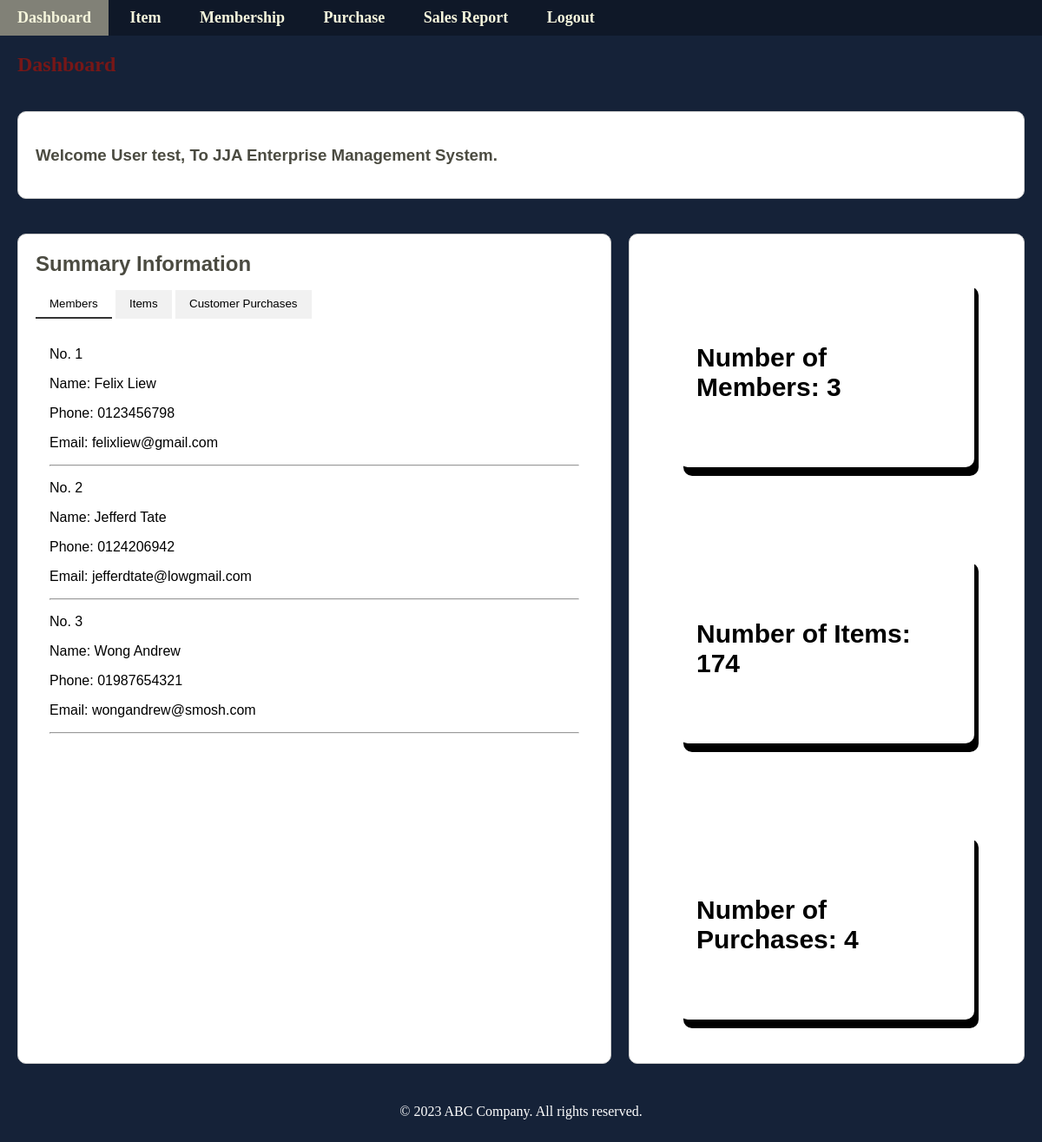
Screenshot of /index.php (signed in) with the database file from the repository.
### tables this page shows
CREATE TABLE `members` (
  `id` int(11) NOT NULL,
  `name` varchar(255) NOT NULL,
  `email` varchar(255) NOT NULL,
  `phone` varchar(20) NOT NULL
);

### index.php (the view, shortened to what this page needs)
<?php
$dbServername = "projectx.cmhc15dvku39.us-east-1.rds.amazonaws.com";
$dbUsername = "admin";
$dbPassword = "JJA_123456";
$dbName = "customermanagementdb";
$dbPort = 3306;
$conn = mysqli_connect($dbServername, $dbUsername, $dbPassword, $dbName, $dbPort);
$sqlCount = "SELECT COUNT(*) AS customer_count FROM members";
$resultCount = mysqli_query($conn, $sqlCount);
$customerCount = 0;
if ($resultCount && mysqli_num_rows($resultCount) > 0) {
  $row = mysqli_fetch_assoc($resultCount);
  $customerCount = $row['customer_count'];
}
$sqlCustomers = "SELECT * FROM members";
$resultCustomers = mysqli_query($conn, $sqlCustomers);
$sqlTotalQuantity = "SELECT SUM(item_quantity) AS total_quantity FROM cust_item";
$resultTotalQuantity = mysqli_query($conn, $sqlTotalQuantity);
if ($resultTotalQuantity && mysqli_num_rows($resultTotalQuantity) > 0) {
  $rowTotalQuantity = mysqli_fetch_assoc($resultTotalQuantity);
  $itemTotalQuantity = $rowTotalQuantity['total_quantity'];
} else {
  $itemTotalQuantity = 0;
}
$sqlPurchaseCount = "SELECT COUNT(*) AS purchase_count FROM purchases";
$resultPurchaseCount = mysqli_query($conn, $sqlPurchaseCount);
$purchaseCount = 0;
if ($resultPurchaseCount && mysqli_num_rows($resultPurchaseCount) > 0) {
  $rowPurchaseCount = mysqli_fetch_assoc($resultPurchaseCount);
  $purchaseCount = $rowPurchaseCount['purchase_count'];
}
$username = $_SESSION['username'];
?>
<!DOCTYPE html>
<html>
<head>
  <link rel="stylesheet" href="css/dashboard.css">
</head>
<body>
  <div id="navbarContainer"></div>
  <h2 style="margin-left: 20px;color: #771717;">Dashboard</h2>
  <section id="notSoMain">
    <div class="widgetout">
      <h3>Welcome User <?php echo $username; ?>, To JJA Enterprise Management System.</h3>
    </div>
  </section>
  <section id="main">
    <div class="widget">
      <h2>Summary Information</h2>
      <div class="tab-buttons">
        <button class="tab-button active" data-table-id="customer-table">Members</button>
        <button class="tab-button" data-table-id="item-table">Items</button>
        <button class="tab-button" data-table-id="purchase-table">Customer Purchases</button>
      </div>
      <div class="data-table active" id="customer-table">
        <?php
        if ($resultCustomers && mysqli_num_rows($resultCustomers) > 0) {
          $rowNumber = 1;
          while ($customer = mysqli_fetch_assoc($resultCustomers)) {
            echo "<p>No. " . $rowNumber . "</p>";
            echo "<p>Name: " . $customer['name'] . "</p>";
            echo "<p>Phone: " . $customer['phone'] . "</p>";
            echo "<p>Email: " . $customer['email'] . "</p>";
            echo "<hr>";
            $rowNumber++;
          }
        } else {
          echo "No customers found.";
        }
        ?>
      </div>
    </div>
    <div class="widget" style="display: flex; flex-direction: column; justify-content: space-between; align-items: center; padding-top: 50px; padding-bottom: 50px;">
      <div class="widget" style="display: flex; flex-direction: column; justify-content: space-between; align-items: center; padding-top: 50px; padding-bottom: 50px; border-style:none; box-shadow:5px 10px;margin-bottom:100px;width:300px;">
        <h1 style="font-size: 30px;">Number of Members: <?php echo $customerCount; ?></h1>
      </div>
      <div class="widget" style="display: flex; flex-direction: column; justify-content: space-between; align-items: center; padding-top: 50px; padding-bottom: 50px;border-style:none; box-shadow:5px 10px;margin-bottom:100px; width:300px;">
        <h1 style="font-size: 30px;">Number of Items: <?php echo $itemTotalQuantity; ?></h1>
      </div>
      <div class="widget" style="display: flex; flex-direction: column; justify-content: space-between; align-items: center; padding-top: 50px; padding-bottom: 50px;border-style:none; box-shadow:5px 10px;width:300px;">
        <h1 style="font-size: 30px;">Number of Purchases: <?php echo $purchaseCount; ?></h1>
      </div>
    </div>
  </section>
  <footer>
    <p>&copy; 2023 ABC Company. All rights reserved.</p>
  </footer>
</body>
</html>

### css/dashboard.css (style rules this page uses)
body { margin: 0; padding: 0; background-color: #152238; display: grid; grid-template-rows: auto 1fr auto; min-height: 100vh; }
section div h2 { color: #4b4b41; font-family: Impact, Haettenschweiler, 'Arial Narrow Bold', sans-serif; }
.widgetout { color: #4b4b41; font-family: Impact, Haettenschweiler, 'Arial Narrow Bold', sans-serif; padding: 20px; background-color: #ffffff; border: 1px solid #ccc; padding: 20px; font-family: Impact, Haettenschweiler, 'Arial Narrow Bold', sans-serif; border-radius: 10px; }
#notSoMain { padding: 20px; display: grid; grid-template-columns: repeat(1, 1fr); grid-gap: 20px; }
#main { padding: 20px; display: grid; grid-template-columns: 3fr 2fr; grid-gap: 20px; }
.widget { background-color: #ffffff; border: 1px solid #ccc; padding: 20px; font-family: Impact, Haettenschweiler, 'Arial Narrow Bold', sans-serif; border-radius: 10px; }
.widget h2 { margin: 0; }
#main .widget:nth-last-child(-n+3) { margin-right: 0; }
footer { color: #fff; padding: 10px; text-align: center; background-color: #152238; }

### index.php (style rules this page uses)
.tab-button { cursor: pointer; padding: 8px 16px; background-color: #f1f1f1; border: none; border-bottom: 2px solid transparent; transition: background-color 0.3s; }
.tab-button.active { background-color: #fff; border-bottom: 2px solid #333; }
.data-table { display: none; padding: 16px; }
.data-table.active { display: block; }

### rows the page displays
members: name "Felix Liew", phone "0123456798", email "felixliew@gmail.com"
members: name "Jefferd Tate", phone "0124206942", email "jefferdtate@lowgmail.com"
members: name "Wong Andrew", phone "01987654321", email "wongandrew@smosh.com"

### other values shown
$username "test"
$customerCount "3"
$itemTotalQuantity "174"
$purchaseCount "4"
